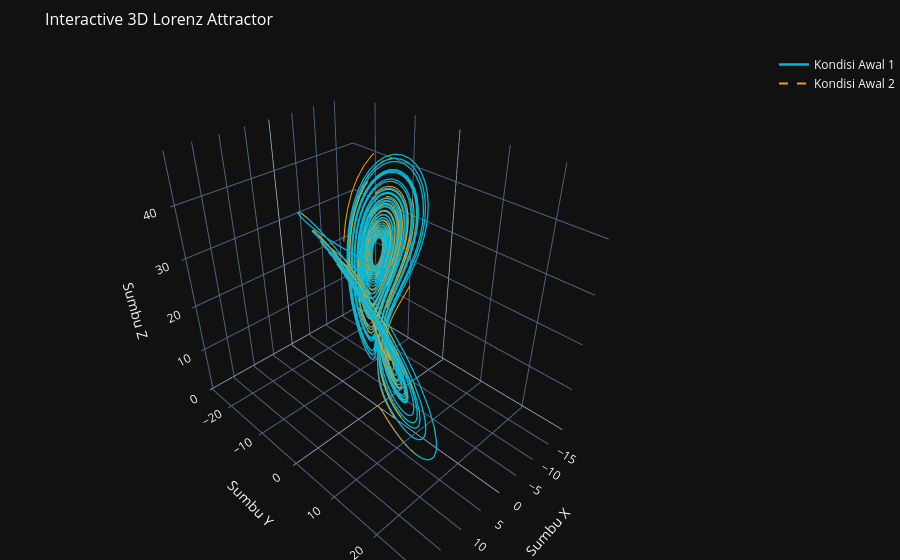

Notebook code cell kept with this figure:
### Markdown cell above
## 5. Visualisasi 3D Interaktif Menggunakan Plotly

Gunakan kursor mouse Anda untuk memutar (klik kiri & tahan), menggeser (klik kanan & tahan), atau men-zoom (scroll wheel) grafik 3D di bawah ini untuk mengamati pola atraktor Lorenz secara interaktif.

### Code cell
try:
    import plotly.graph_objects as go
    plotly_available = True
except ImportError:
    plotly_available = False

if plotly_available:
    fig = go.Figure()
    
    # Lintasan 1 (Biru Neon)
    fig.add_trace(go.Scatter3d(
        x=x1, y=y1, z=z1,
        mode='lines',
        name='Kondisi Awal 1',
        line=dict(color='#06b6d4', width=2.5)
    ))
    
    # Lintasan 2 (Amber/Oranye Neon)
    fig.add_trace(go.Scatter3d(
        x=x2, y=y2, z=z2,
        mode='lines',
        name='Kondisi Awal 2',
        line=dict(color='#f59e0b', width=2, dash='dash')
    ))
    
    # Desain Layout Plotly Dark Mode
    fig.update_layout(
        title=dict(
            text='Interactive 3D Lorenz Attractor',
            font=dict(size=16, color='white')
        ),
        template='plotly_dark',
        scene=dict(
            xaxis=dict(title='Sumbu X'),
            yaxis=dict(title='Sumbu Y'),
            zaxis=dict(title='Sumbu Z')
        ),
        margin=dict(l=0, r=0, b=0, t=50)
    )
    
    fig.show()

### Figure 1 — Plotly figure (JSON) as saved in the notebook; plotly's stock layout.template omitted (floating-point values rounded to 4 significant figures; data arrays with more than 128 entries replaced by an {"elided": "..."} marker saying what was removed)
{"data": [{"line": {"color": "#06b6d4", "width": 2.5}, "mode": "lines", "name": "Kondisi Awal 1", "type": "scatter3d", "x": {"elided": "4000 float values"}, "y": {"elided": "4000 float values"}, "z": {"elided": "4000 float values"}}, {"line": {"color": "#f59e0b", "dash": "dash", "width": 2}, "mode": "lines", "name": "Kondisi Awal 2", "type": "scatter3d", "x": {"elided": "4000 float values"}, "y": {"elided": "4000 float values"}, "z": {"elided": "4000 float values"}}], "layout": {"margin": {"b": 0, "l": 0, "r": 0, "t": 50}, "scene": {"xaxis": {"title": {"text": "Sumbu X"}}, "yaxis": {"title": {"text": "Sumbu Y"}}, "zaxis": {"title": {"text": "Sumbu Z"}}}, "title": {"font": {"color": "white", "size": 16}, "text": "Interactive 3D Lorenz Attractor"}}}
